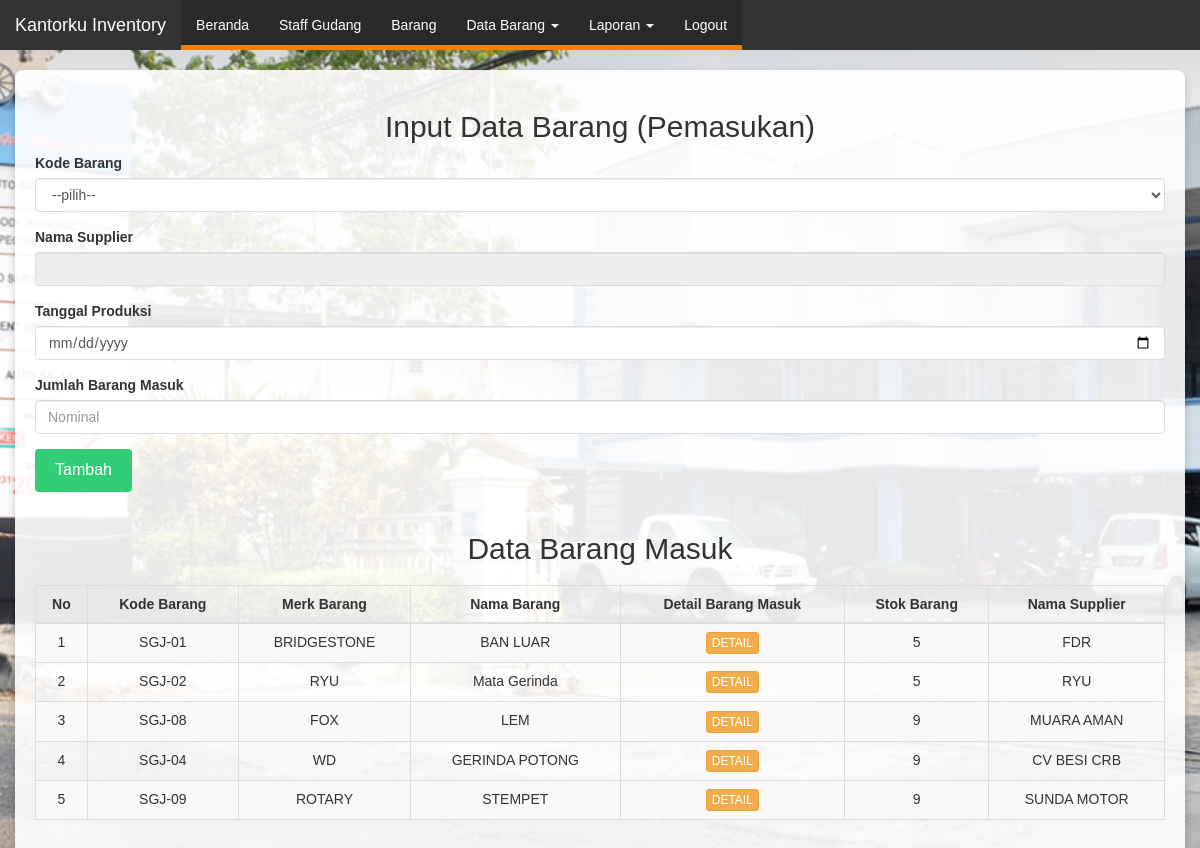
The page /barang/brg_masuk.php on the database its author committed.
### tables this page shows
CREATE TABLE `pemasukan` (
  `id_pemasukan` int NOT NULL,
  `id_barang` int NOT NULL,
  `total_pemasukan` double NOT NULL,
  `tanggal` datetime NOT NULL DEFAULT CURRENT_TIMESTAMP,
  `id_supplier` int DEFAULT NULL
);

CREATE TABLE `barang` (
  `id_barang` int NOT NULL,
  `barcode` varchar(15) NOT NULL,
  `merk_barang` varchar(30) NOT NULL,
  `nama_barang` varchar(30) NOT NULL,
  `nama_supplier` varchar(255) DEFAULT NULL
);

### barang/brg_masuk.php (the view, shortened to what this page needs)
<?php
include '../koneksi.php';
?>
<!DOCTYPE html>
<html lang="id">
<head>
    <link rel="stylesheet" href="https://maxcdn.bootstrapcdn.com/bootstrap/3.3.7/css/bootstrap.min.css">
    <link href="../karre.css" rel="stylesheet" />
</head>
<body>
<nav class="navbar navbar-inverse">
    <div class="container-fluid">
        <div class="navbar-header">
            <a class="navbar-brand" href="#">Kantorku Inventory</a>
        </div>
        <div class="collapse navbar-collapse" id="navbarNav">
            <ul class="nav navbar-nav">
                <li><a href="../beranda.php">Beranda</a></li>
                <li><a href="../admin/admin.php">Staff Gudang</a></li>
                <li><a href="../data/barang.php">Barang</a></li>
                <li class="dropdown">
                    <a href="#" class="dropdown-toggle" data-toggle="dropdown" role="button" aria-haspopup="true" aria-expanded="false">Data Barang <span class="caret"></span></a>
                </li>
                <li class="dropdown">
                    <a href="#" class="dropdown-toggle" data-toggle="dropdown" role="button" aria-haspopup="true" aria-expanded="false">Laporan <span class="caret"></span></a>
                </li>
                <li><a href="../index.php">Logout</a></li>
            </ul>
        </div>
    </div>
</nav>
<div class="container">
    <h2 class="text-center">Input Data Barang (Pemasukan)</h2>
    <form method="post" action="aksi_tambah_pemasukan.php" enctype="multipart/form-data">
        <div class="form-group">
            <label for="id_barang"><strong>Kode Barang</strong></label>
            <select class="form-control" id="id_barang" name="id_barang" required>
                <option disabled selected value="">--pilih--</option>
            </select>
        </div>
        <div class="form-group">
            <label for="nama_supplier"><strong>Nama Supplier</strong></label>
            <input type="text" class="form-control" id="nama_supplier" name="nama_supplier" readonly>
        </div>
        <div class="form-group">
            <label for="tanggal_produksi"><strong>Tanggal Produksi</strong></label>
            <input type="date" class="form-control" id="tanggal_produksi" name="tanggal_produksi" required>
        </div>
        <div class="form-group">
            <label for="pemasukan"><strong>Jumlah Barang Masuk</strong></label>
            <input type="text" class="form-control" id="pemasukan" name="pemasukan" placeholder="Nominal" required>
        </div>
        <button type="submit" class="btn btn-primary">Tambah</button>
    </form>
    <h2 class="text-center" style="margin-top: 40px;">Data Barang Masuk</h2>
    <table class="table table-striped table-bordered">
        <thead>
            <tr>
                <th>No</th>
                <th>Kode Barang</th>
                <th>Merk Barang</th>
                <th>Nama Barang</th>
                <th>Detail Barang Masuk</th>
                <th>Stok Barang</th>
                <th>Nama Supplier</th>
            </tr>
        </thead>
        <tbody>
        <?php
        $no = 1;
        $sql = "SELECT barang.barcode, barang.merk_barang, barang.nama_barang,barang.nama_supplier, pemasukan.* FROM pemasukan INNER JOIN barang ON pemasukan.id_barang = barang.id_barang ORDER BY pemasukan.tanggal";
        $query = mysqli_query($db_link, $sql);
        while ($data = mysqli_fetch_array($query)) {
        ?>
            <tr>
                <td><?php echo $no; ?></td>
                <td><?php echo $data['barcode']; ?></td>
                <td><?php echo $data['merk_barang']; ?></td>
                <td><?php echo $data['nama_barang']; ?></td>
                <td>
                    <a href="det_pemasukan.php?id_pemasukan=<?php echo $data['id_pemasukan']; ?>" class="btn btn-warning btn-xs">DETAIL</a>
                </td>
                <td><?php echo $data['total_pemasukan']; ?></td>
                <td><?php echo $data['nama_supplier']; ?></td>
            </tr>
        <?php
            $no++;
        }
        ?>
        </tbody>
    </table>
</div>
</body>
</html>

### karre.css (style rules this page uses)
body { margin:0px; padding: 0px; }
.nav { background-color: #2a2a2a; height: 50px; border-bottom:5px solid #ef8009; }

### barang/brg_masuk.php (style rules this page uses)
body { background-image: url('../selecta1.jpg'); background-size: cover; background-position: center; background-attachment: fixed; background-repeat: no-repeat; font-family: 'Arial', sans-serif; color: #333; }
.navbar { margin-bottom: 0; border-radius: 0; background-color: #333; border: none; }
.navbar-brand, .navbar-nav > li > a { color: #fff !important; }
.container { background-color: rgba(255, 255, 255, 0.9); border-radius: 8px; box-shadow: 0 4px 8px rgba(0, 0, 0, 0.2); padding: 20px; margin-top: 20px; }
.form-control { border-radius: 4px; border: 1px solid #ddd; }
.btn-primary { background-color: #33cd77; border: none; border-radius: 4px; padding: 10px 20px; font-size: 16px; cursor: pointer; }
.table { margin-top: 20px; }
.table th, .table td { text-align: center; vertical-align: middle; }

### rows shown on the page
pemasukan: id_barang.barcode "SGJ-01", id_barang.merk_barang "BRIDGESTONE", id_barang.nama_barang "BAN LUAR", total_pemasukan "5", id_barang.nama_supplier "FDR"
pemasukan: id_barang.barcode "SGJ-02", id_barang.merk_barang "RYU", id_barang.nama_barang "Mata Gerinda", total_pemasukan "5", id_barang.nama_supplier "RYU"
pemasukan: id_barang.barcode "SGJ-08", id_barang.merk_barang "FOX", id_barang.nama_barang "LEM", total_pemasukan "9", id_barang.nama_supplier "MUARA AMAN"
pemasukan: id_barang.barcode "SGJ-04", id_barang.merk_barang "WD", id_barang.nama_barang "GERINDA POTONG", total_pemasukan "9", id_barang.nama_supplier "CV BESI CRB"
pemasukan: id_barang.barcode "SGJ-09", id_barang.merk_barang "ROTARY", id_barang.nama_barang "STEMPET", total_pemasukan "9", id_barang.nama_supplier "SUNDA MOTOR"
